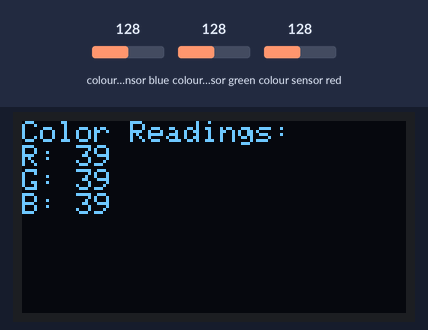
The sketch below on a simulated Arduino Uno, built with avr-gcc and run on an emulated ATmega328P. Shown: 128×64 one-colour display. Wiring (inferred from the names in the program): TCS3200 colour sensor: output pin 8; S2 pin 6; S3 pin 7; S0 pin 4; S1 pin 5. The inputs (shaded band) are chosen by the test bench; at power-on: colour sensor blue 128, colour sensor green 128, colour sensor red 128. What the sketch prints to the serial monitor is not drawn.

Above: at 2.2 s.
2.3 s: colour sensor blue set to 5
At 3.0 s:
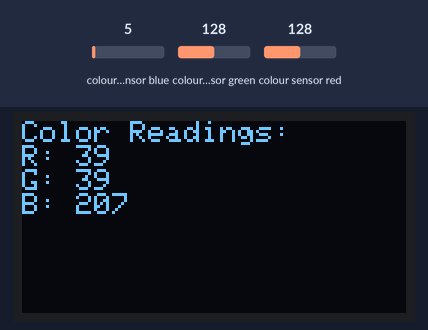
4.1 s: colour sensor green set to 5
At 5.2 s:
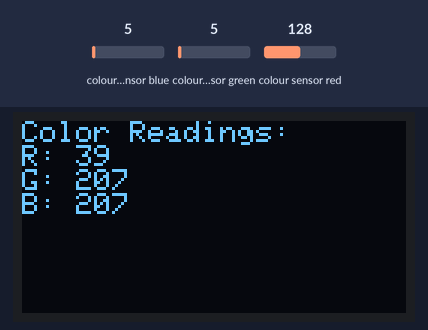
5.7 s: colour sensor red set to 5
At 6.2 s:
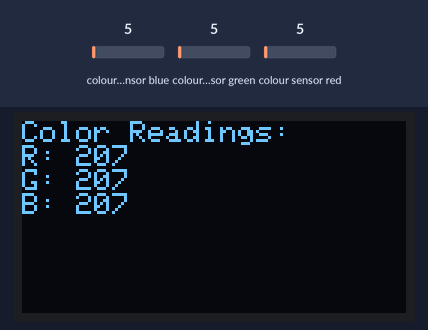
7.3 s: colour sensor blue set to 64
At 8.5 s:
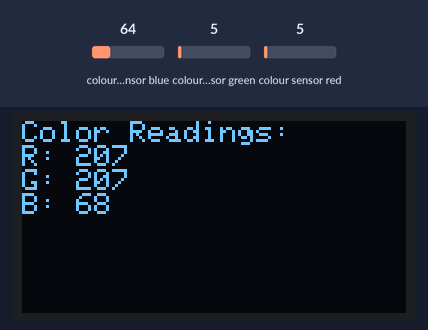
8.9 s: colour sensor green set to 64
At 9.5 s:
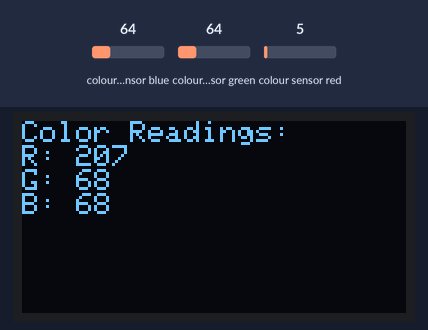
Timing chart, 0 to 11.5 s (numbered marks = the images above; inputs shaded):
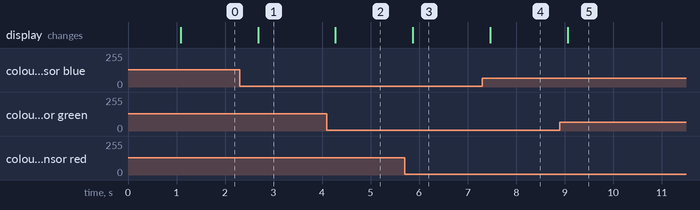

The sketch:

color.ino
```cpp
#include <Wire.h>
#include <Adafruit_GFX.h>
#include <Adafruit_SSD1306.h>

// OLED display settings
#define SCREEN_WIDTH 128
#define SCREEN_HEIGHT 64
Adafruit_SSD1306 display(SCREEN_WIDTH, SCREEN_HEIGHT, &Wire, -1);

// TCS230 pins
#define S0 4
#define S1 5
#define S2 6
#define S3 7
#define OUT 8

int redFrequency = 0;
int greenFrequency = 0;
int blueFrequency = 0;

void setup() {
  // Initialize serial monitor
  Serial.begin(9600);

  // Initialize TCS230 pins
  pinMode(S0, OUTPUT);
  pinMode(S1, OUTPUT);
  pinMode(S2, OUTPUT);
  pinMode(S3, OUTPUT);
  pinMode(OUT, INPUT);

  // Set frequency scaling to 20%
  digitalWrite(S0, HIGH);
  digitalWrite(S1, LOW);

  // Initialize OLED display
  if (!display.begin(SSD1306_SWITCHCAPVCC, 0x3C)) {
    Serial.println(F("SSD1306 allocation failed"));
    for (;;);
  }
  display.clearDisplay();
  display.setTextSize(1);
  display.setTextColor(SSD1306_WHITE);
  display.setCursor(0, 0);
  display.println("Color Sensor Ready");
  display.display();
  delay(1000);
}

void loop() {
  // Read red
  digitalWrite(S2, LOW);
  digitalWrite(S3, LOW);
  redFrequency = pulseIn(OUT, LOW);

  // Read green
  digitalWrite(S2, HIGH);
  digitalWrite(S3, HIGH);
  greenFrequency = pulseIn(OUT, LOW);

  // Read blue
  digitalWrite(S2, LOW);
  digitalWrite(S3, HIGH);
  blueFrequency = pulseIn(OUT, LOW);

  // Print to serial monitor
  Serial.print("R=");
  Serial.print(redFrequency);
  Serial.print(" G=");
  Serial.print(greenFrequency);
  Serial.print(" B=");
  Serial.println(blueFrequency);

  // Display on OLED
  display.clearDisplay();
  display.setCursor(0, 0);
  display.println("Color Readings:");
  display.print("R: ");
  display.println(redFrequency);
  display.print("G: ");
  display.println(greenFrequency);
  display.print("B: ");
  display.println(blueFrequency);
  display.display();

  delay(500);
}
```

Measured:
- after the input at 2.3 s, the display: changes after 0.38 s (image 1)
- after the input at 4.1 s, the display: changes after 0.18 s (image 2)
- after the input at 5.7 s, the display: changes after 0.17 s (image 3)
- after the input at 7.3 s, the display: changes after 0.17 s (image 4)
- after the input at 8.9 s, the display: changes after 0.16 s (image 5)
